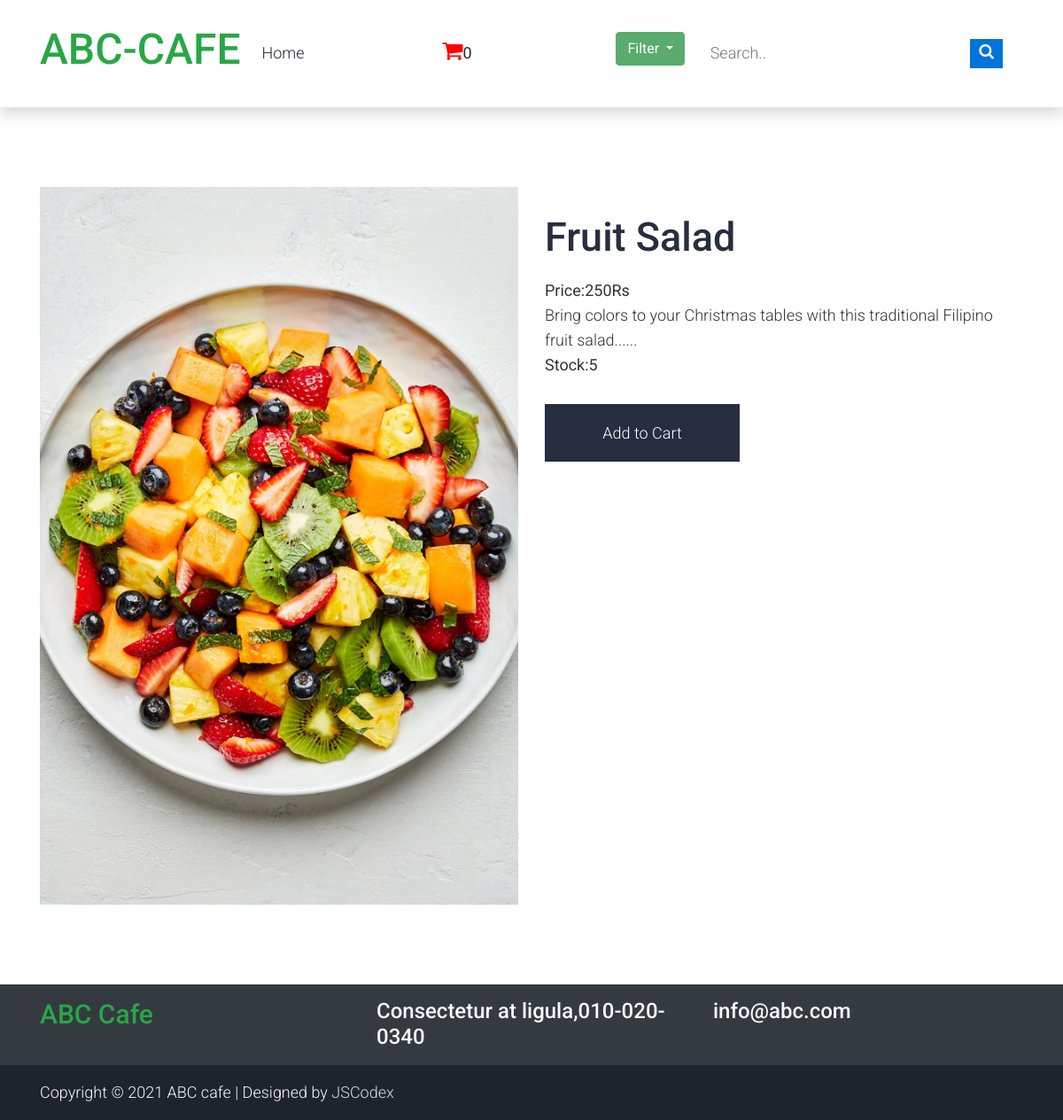
The page /fruits-recipes/fruit-salad (signed in) on the database its author committed.
### shop/models.py (models this page shows, shortened)
class products(models.Model):
    name = models.CharField(max_length=250, unique=True)
    slug = models.SlugField(max_length=250, unique=True)
    img= models.ImageField(upload_to='product')
    desc=models.TextField()
    stock = models.IntegerField()
    available = models.BooleanField()
    price = models.IntegerField()
    category = models.ForeignKey(categ, on_delete=models.CASCADE)

### shop/views.py (the view)
# urls.py: path('<slug:c_slug>/<slug:prod_slug>',views.productDetails,name='details'),
def productDetails(request,c_slug,prod_slug):
    try:
        prod=products.objects.get(category__slug=c_slug,slug=prod_slug)
    except Exception as e:
        raise e
    return render(request,'item.html',{'pr':prod})

### cart/context_processor.py (called while the page is built)
def count(request):
    item_count=0;
    if 'admin' in request.path:
        return {}
    else:
        try:
            ct=cartlist.objects.filter(cart_id=c_id(request))
            cti=item.objects.all().filter(cart=ct[:1])
            for c in cti:
                 item_count+=c.quant
        except cartlist.DoesNotExist:
            item_count=0
        return dict(itc=item_count)

### cart/views.py (called while the page is built)
def c_id(request):
    ct_id=request.session.session_key
    if not ct_id:
        ct_id=request.session_create()
    return ct_id

### templates/item.html (shortened to what this page needs)
{% extends 'base.html' %}
{% load static %}
{% block content%}
<!DOCTYPE html>
<html lang="en">
<head>
    <link rel="stylesheet" href="{% static 'pr/css/bootstrap.min.css' %}">
    <link rel="stylesheet" href="{% static 'pr/css/style.css' %}">
    <link rel="stylesheet" href="{% static 'pr/css/responsive.css' %}">
    <link rel="stylesheet" href="{% static 'pr/css/jquery.mCustomScrollbar.min.cs' %}">
</head>
<body class="main-layout">
    <div id="about" class="about layout_padding">
        <div class="container">
            <div class="row">
                <div class="col-md-6">
                    <img class="img-responsive" src="{{pr.img.url}}" alt="#" />
                </div>
                <div class="col-md-6">
                    <div class="heading margin_top_30">
                        <h2>{{pr.name}}</h2>
                    </div>
                    <div class="full margin_top_20">
                        <p><strong>Price:{{pr.price}}Rs</strong><br>
                        {{pr.desc}}</p>
                        <p><strong>Stock:{{pr.stock}}</strong></p>
                    </div>
                    <div class="full margin_top_30">
                        <a class="main_bt" href="{% url 'addcart' pr.id %}">Add to Cart</a>
                    </div>
                </div>
            </div>
        </div>
    </div>
</body>
</html>
{% endblock %}

### static/hm/css/templatemo.css (style rules this page uses)
body, ul, li, p, a, label, input, div { font-family: 'Roboto', sans-serif; font-size: 18px !important; font-weight: 300 !important; }

### static/pr/css/style.css (style rules this page uses)
* { box-sizing: border-box !important; }
::placeholder { opacity: 1 !important; }
html { scroll-behavior: smooth; }
body { color: #666666; font-size: 14px; font-family: 'poppins', sans-serif; line-height: 1.80857; font-weight: normal; overflow-x: hidden; }
a { color: #1f1f1f; text-decoration: none !important; outline: none !important; -webkit-transition: all .3s ease-in-out; -moz-transition: all .3s ease-in-out; -ms-transition: all .3s ease-in-out; -o-transition: all .3s ease-in-out; transition: all .3s ease-in-out; }
h1, h2, h3, h4, h5, h6 { letter-spacing: 0; font-weight: normal; position: relative; padding: 0 0 10px 0; font-weight: normal; line-height: normal; color: #111111; margin: 0 }
h2 { font-size: 22px }
*, *::after, *::before { -webkit-box-sizing: border-box; -moz-box-sizing: border-box; box-sizing: border-box; }
p { margin: 0px; font-weight: 300; font-size: 17px; line-height: 28px; color: #333; }
a { color: #222222; text-decoration: none; outline: none !important; }
a, .btn { text-decoration: none !important; outline: none !important; -webkit-transition: all .3s ease-in-out; -moz-transition: all .3s ease-in-out; -ms-transition: all .3s ease-in-out; -o-transition: all .3s ease-in-out; transition: all .3s ease-in-out; }
.img-responsive { max-width: 100%; height: auto; }
.full { float: left; width: 100%; }
.layout_padding { padding-top: 90px; padding-bottom: 90px; }
.margin_top_30 { margin-top: 30px !important; }
.margin_top_20 { margin-top: 20px !important; }
.full { width: 100%; float: left; margin: 0; padding: 0; }
.main_bt { background: #282e40; color: #fff; padding: 0; float: left; font-size: 20px; font-weight: 300; border-radius: 0; margin-right: 0; width: 220px; height: 65px; text-align: center; line-height: 65px; }
.img-responsive { max-width: 100%; }
.heading h2 { padding: 0; font-size: 45px; font-weight: 500; text-align: left; color: #282e40; }
.container { position: relative; z-index: 99; }

### rows shown on the page
products: img (picture), name "Fruit Salad", price "250", desc "Bring colors to your Christmas tables with this traditional Filipino fruit salad......", stock "5"

### other values the page prints
{{ itc }} "0"
